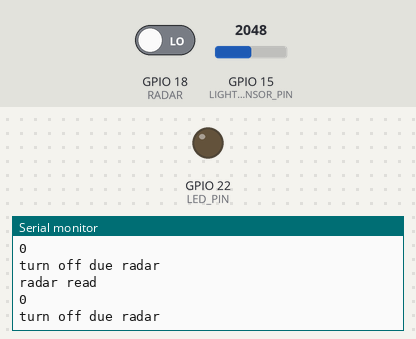
This sketch was run on a simulated ESP32. Parts: output pins drawn as LEDs (lit = HIGH), the last lines printed to the serial monitor. The inputs (shaded band) are chosen by the test bench; at power-on: GPIO 15 (LIGHT_SENSOR_PIN) = 2048, GPIO 18 (RADAR) LOW.

Above: at 1.2 s.
1.3 s: GPIO 15 (LIGHT_SENSOR_PIN) set to 1068
At 2.3 s:
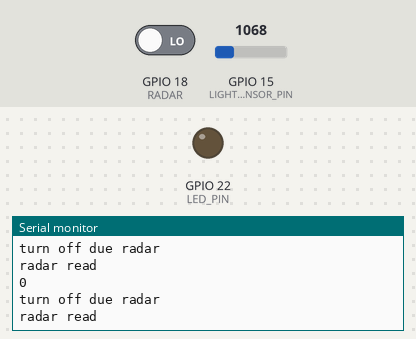
4.3 s: GPIO 15 (LIGHT_SENSOR_PIN) set to 957
At 5.0 s:
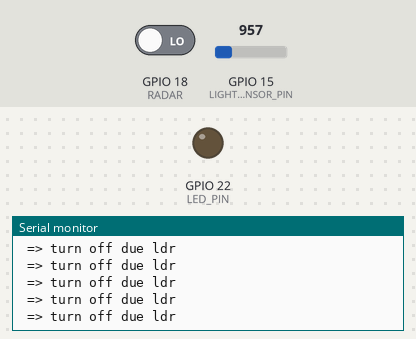

Measured:
- the behaviour switches between 1001 and 1000 on GPIO 15 (LIGHT_SENSOR_PIN) (found by bisection; images 1 and 2)
- after the input at 4.3 s, the serial monitor: prints a new line at once (image 2)

The sketch:

arduinopycode.ino
```cpp
/*
 * This ESP32 code is created by esp32io.com
 *
 * This ESP32 code is released in the public domain
 *
 * For more detail (instruction and wiring diagram), visit https://esp32io.com/tutorials/esp32-light-sensor
 */

// constants won't change
#define LIGHT_SENSOR_PIN  15  // ESP32 pin GIOP36 (ADC0) connected to light sensor for taking input
#define LED_PIN           22  // ESP32 pin GIOP22 connected to LED //output
#define ANALOG_THRESHOLD  1000//threshold of ldr
#define RADAR  18
bool radardetect =false;//radar has detected something
bool val= false;//to read current value of radar
int p=0;//to store value of val

#define TRIG_PIN 23 // ESP32 pin GIOP23 connected to Ultrasonic Sensor's TRIG pin
#define ECHO_PIN 13 // ESP32 pin GIOP13 connected to Ultrasonic Sensor's ECHO pin
bool  cam = false;

float duration_us, distance_cm;

void setup() {

   Serial.begin (9600);
   pinMode(LED_PIN, OUTPUT); // set ESP32 pin to output mode for ldr
  // pinMode(LED_PIN2, OUTPUT); // set ESP32 pin to output mode for ldr

  pinMode (RADAR, INPUT);
}

void loop() {
  int analogValue = analogRead(LIGHT_SENSOR_PIN); // read the value on analog pin //takes in the input od ldr sensor
  // Serial.println(analogValue);
  //if (analogValue > ANALOG_THRESHOLD) // digitalWrite(LED_PIN2, HIGH);
   // else digitalWrite(LED_PIN2, LOW);


  if (Serial.available() > 0){
     if (Serial.read() == 'x')cam =true;
  }
  else if (Serial.read() == 'y') cam =false;

    if (analogValue > ANALOG_THRESHOLD){


      val = digitalRead(RADAR);//radar do it works
      Serial.println("radar read ");
      Serial.println(val);

      if(val==1 && cam ){
     // p=val;

      digitalWrite(LED_PIN, HIGH);
       delay(5000);
      } // turn on LED// some movement is detected near light

      else{//flag=0;
        Serial.println("turn off due radar");//no person is around the light // false reading by US
        digitalWrite(LED_PIN, LOW);
        }
      }
    //else{digitalWrite(LED_PIN, LOW);}//person exits 11111111111111111111


else{
   digitalWrite(LED_PIN, LOW);
   Serial.println(" => turn off due ldr");
   cam=false;
}

}
```
